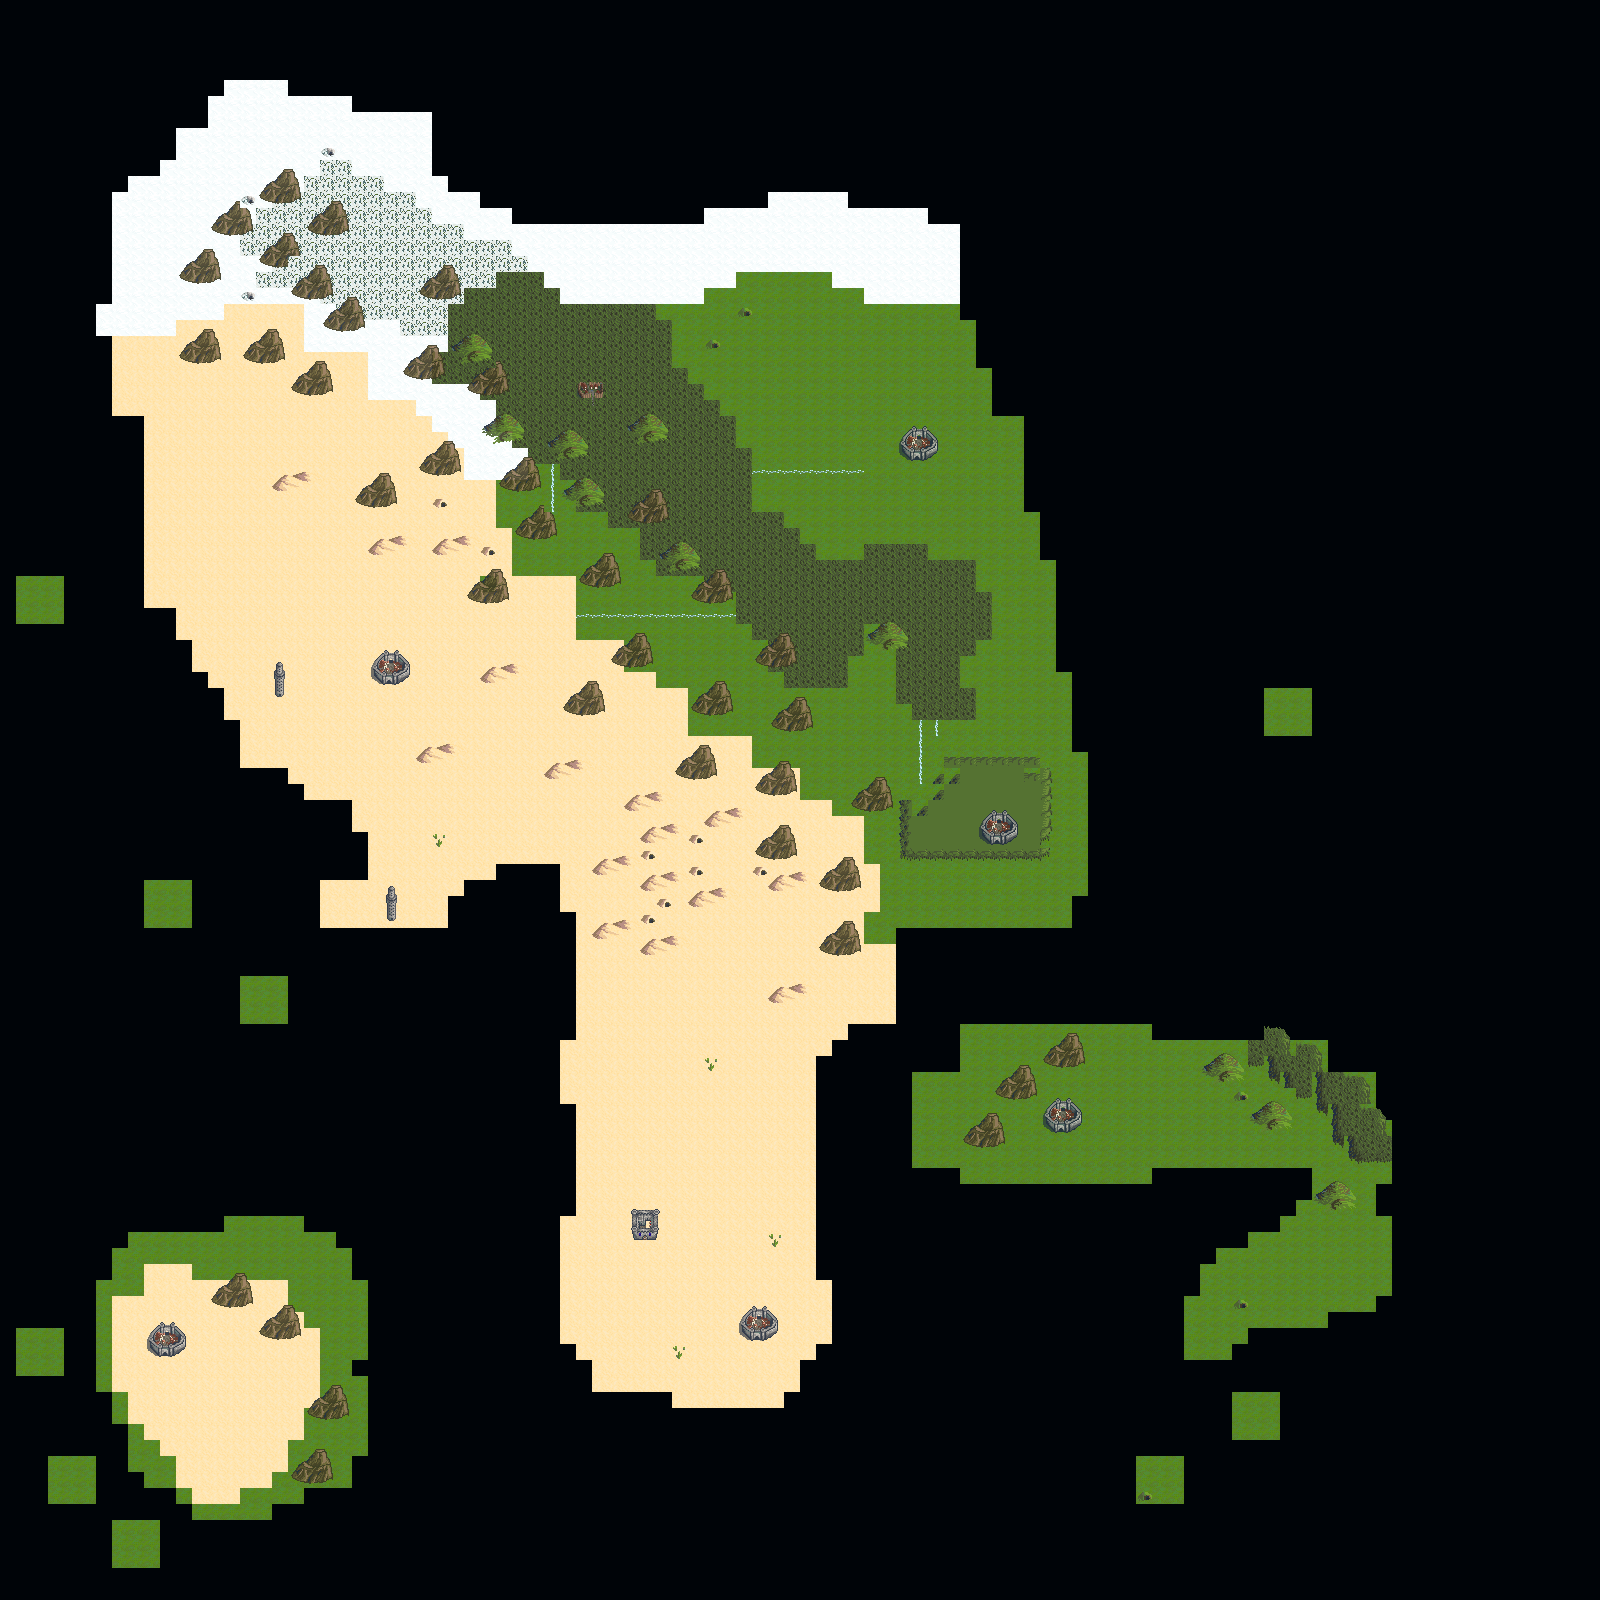

The image is a tile-based game level rendered from a .tmx file. Its description and source (layers, tilesets, objects; grid data summarised) follow:
An orthogonal 100x100 tile map with 16x16 px tiles, 4 tile layers (Tile Layer 1, paths, Tile Layer 3, Tile Layer 4).

<map version="1.0" orientation="orthogonal" width="100" height="100" tilewidth="16" tileheight="16">
 <tileset firstgid="1" name="16x16-overworld" tilewidth="16" tileheight="16">
  <image source="../tilesets/16x16-overworld.png" width="256" height="336" />
 </tileset>
 <layer name="Tile Layer 1" width="100" height="100">
  <data>[10000 cells, 10000 non-empty, 4 distinct tile ids]</data>
 </layer>
 <layer name="paths" width="100" height="100">
  <data>[10000 cells, 678 non-empty, 32 distinct tile ids]</data>
 </layer>
 <layer name="Tile Layer 3" width="100" height="100" opacity="0.91">
  <data>[10000 cells, 500 non-empty, 49 distinct tile ids]</data>
 </layer>
 <layer name="Tile Layer 4" width="100" height="100">
  <data>[10000 cells, 25 non-empty, 2 distinct tile ids]</data>
 </layer>
</map>
